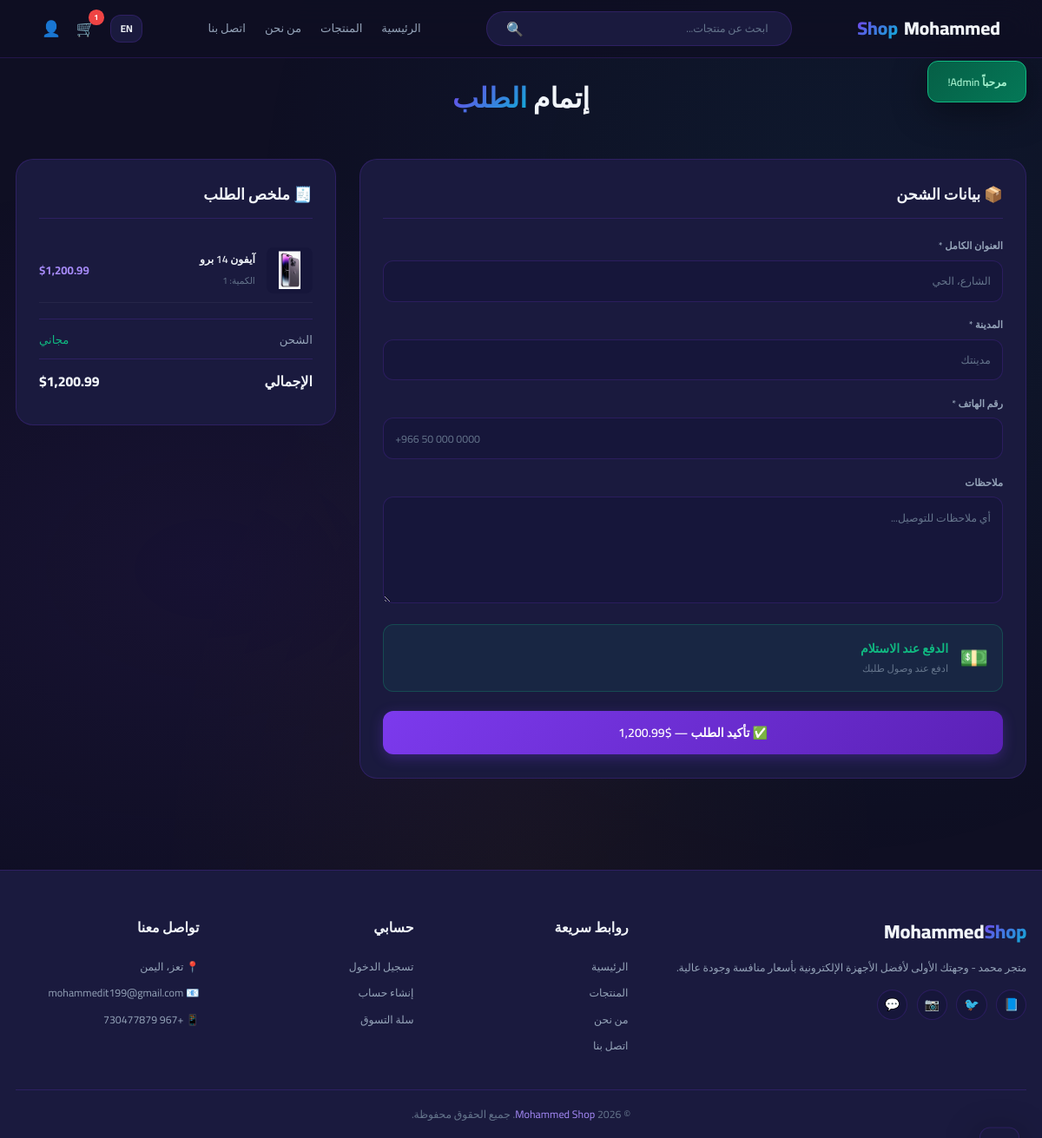
Screenshot of /cart/checkout.php (signed in) with the database file from the repository.
### tables this page shows
CREATE TABLE `cart` (
  `id` int(11) NOT NULL,
  `user_id` int(11) NOT NULL,
  `product_id` int(11) NOT NULL,
  `quantity` int(11) DEFAULT 1,
  `created_at` timestamp NOT NULL DEFAULT current_timestamp()
);

CREATE TABLE `products` (
  `id` int(11) NOT NULL,
  `category_id` int(11) DEFAULT NULL,
  `name` varchar(200) NOT NULL,
  `name_ar` varchar(200) DEFAULT NULL,
  `description` text DEFAULT NULL,
  `description_ar` text DEFAULT NULL,
  `price` decimal(10,2) NOT NULL,
  `old_price` decimal(10,2) DEFAULT NULL,
  `image` varchar(255) DEFAULT NULL,
  `hover_image` varchar(255) DEFAULT NULL,
  `stock` int(11) DEFAULT 0,
  `featured` tinyint(1) DEFAULT 0,
  `status` tinyint(1) DEFAULT 1,
  `created_at` timestamp NOT NULL DEFAULT current_timestamp()
);

### includes/functions.php (called while the page is built, shortened)
<?php
function sanitize($data) {
    return htmlspecialchars(trim($data), ENT_QUOTES, 'UTF-8');
}
function formatPrice($price) {
    return '$' . number_format($price, 2);
}
function getLang() {
    return isset($_SESSION['lang']) ? $_SESSION['lang'] : 'ar';
}
function t($ar, $en) {
    return getLang() === 'ar' ? $ar : $en;
}
?>

### cart/checkout.php (the view, shortened to what this page needs)
<?php
require_once '../includes/functions.php';
$stmt = $conn->prepare("SELECT c.id as cart_id, c.quantity, p.id as product_id, p.name, p.name_ar, p.price, p.image, p.stock FROM cart c JOIN products p ON c.product_id = p.id WHERE c.user_id = ?");
$stmt->bind_param("i", $_SESSION['user_id']);
$stmt->execute();
$cartItems = $stmt->get_result();
$cartData = [];
$subtotal = 0;
while ($item = $cartItems->fetch_assoc()) {
    $subtotal += $item['price'] * $item['quantity'];
    $cartData[] = $item;
}
$userStmt = $conn->prepare("SELECT phone, address FROM users WHERE id = ?");
$userStmt->bind_param("i", $_SESSION['user_id']);
$userStmt->execute();
$userData = $userStmt->get_result()->fetch_assoc();
require_once '../includes/header.php';
?>
<section class="section-padding" style="padding-top:10rem;">
    <div class="container">
        <div class="section-heading">
            <h2><?= t('إتمام', 'Complete') ?> <span><?= t('الطلب', 'Order') ?></span></h2>
        </div>
        <div class="checkout-grid">
            <div class="checkout-form-card">
                <h3>📦 <?= t('بيانات الشحن', 'Shipping Details') ?></h3>
                <form action="../cart/checkout.php" method="POST">
                    <div class="form-group">
                        <label><?= t('العنوان الكامل *','Full Address *') ?></label>
                        <input type="text" name="address" value="<?= sanitize($userData['address'] ?? '') ?>" placeholder="<?= t('الشارع، الحي','Street, District') ?>" required>
                    </div>
                    <div class="form-group">
                        <label><?= t('المدينة *','City *') ?></label>
                        <input type="text" name="city" placeholder="<?= t('مدينتك','Your city') ?>" required>
                    </div>
                    <div class="form-group">
                        <label><?= t('رقم الهاتف *','Phone Number *') ?></label>
                        <input type="tel" name="phone" value="<?= sanitize($userData['phone'] ?? '') ?>" placeholder="+966 50 000 0000" required>
                    </div>
                    <div class="form-group">
                        <label><?= t('ملاحظات','Notes') ?></label>
                        <textarea name="notes" placeholder="<?= t('أي ملاحظات للتوصيل...','Any delivery notes...') ?>"></textarea>
                    </div>
                    <div class="payment-method">
                        <span class="pay-icon">💵</span>
                        <div>
                            <h4><?= t('الدفع عند الاستلام','Cash on Delivery') ?></h4>
                            <p><?= t('ادفع عند وصول طلبك','Pay when your order arrives') ?></p>
                        </div>
                    </div>
                    <button type="submit" class="btn btn-primary btn-block btn-lg" style="margin-top:2.5rem;">
                        ✅ <?= t('تأكيد الطلب','Confirm Order') ?> — <?= formatPrice($subtotal) ?>
                    </button>
                </form>
            </div>
            <div class="order-summary-card">
                <h3>🧾 <?= t('ملخص الطلب','Order Summary') ?></h3>
                <?php foreach ($cartData as $item): ?>
                <div class="order-item">
                    <img src="<?= sanitize($item['image']) ?>" alt="<?= sanitize($item['name']) ?>">
                    <div class="item-info">
                        <h4><?= t(sanitize($item['name_ar'] ?? $item['name']), sanitize($item['name'])) ?></h4>
                        <span><?= t('الكمية:','Qty:') ?> <?= $item['quantity'] ?></span>
                    </div>
                    <span class="item-total"><?= formatPrice($item['price'] * $item['quantity']) ?></span>
                </div>
                <?php endforeach; ?>
                <div style="margin-top:2rem;border-top:1px solid var(--border);padding-top:1.5rem;">
                    <div class="summary-row">
                        <span><?= t('الشحن','Shipping') ?></span>
                        <span style="color:var(--success);"><?= t('مجاني','Free') ?></span>
                    </div>
                    <div class="summary-row total" style="margin-top:1rem;">
                        <span><?= t('الإجمالي','Total') ?></span>
                        <span><?= formatPrice($subtotal) ?></span>
                    </div>
                </div>
            </div>
        </div>
    </div>
</section>
<?php require_once '../includes/footer.php'; ?>

### rows the page displays
cart: product.image (picture), product.name_ar "آيفون 14 برو", quantity "1", formatPrice($item['price'] * $item['quantity']) "$1,200.99"

### other values shown
$flash['message'] "مرحباً Admin!"
t('الرئيسية', 'Home') "الرئيسية"
t('المنتجات', 'Products') "المنتجات"
t('من نحن', 'About') "من نحن"
t('اتصل بنا', 'Contact') "اتصل بنا"
getCartCount() "1"
t('إتمام', 'Complete') "إتمام"
t('الطلب', 'Order') "الطلب"
t('بيانات الشحن', 'Shipping Details') "بيانات الشحن"
t('العنوان الكامل *','Full Address *') "العنوان الكامل *"
t('المدينة *','City *') "المدينة *"
t('رقم الهاتف *','Phone Number *') "رقم الهاتف *"
t('ملاحظات','Notes') "ملاحظات"
t('الدفع عند الاستلام','Cash on Delivery') "الدفع عند الاستلام"
t('ادفع عند وصول طلبك','Pay when your order arrives') "ادفع عند وصول طلبك"
